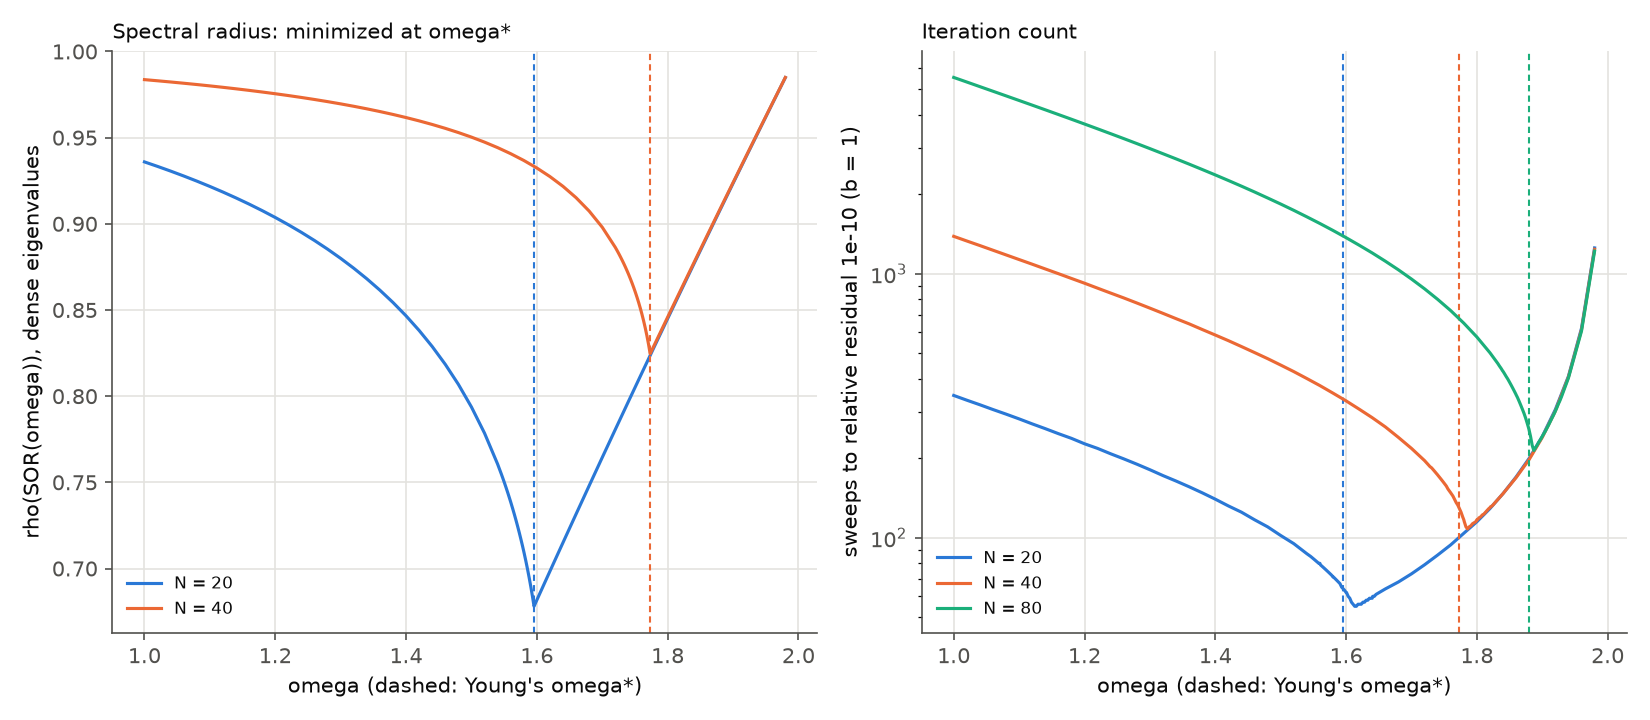

Write Python code to recreate this figure.
"""Figure for chunk 5: SOR as a function of omega.

Left: rho_dense = rho(SOR(omega)) at N = 20 and 40 (coarse and fine grids merged), with a vertical line at each
omega*. Right: iterations_ones (b = 1, rtol 1e-10) against omega for every N in the CSV.
Reads results/e05_omega_sweep.csv only.
    python figures/f05_omega.py [--results DIR] [--outdir DIR]
"""
import argparse
import pathlib

import matplotlib

matplotlib.use("Agg")
import matplotlib.pyplot as plt
import pandas as pd

INK, MUTED, GRID = "#0b0b0b", "#52514e", "#e4e3df"
COLORS = {20: "#2a78d6", 40: "#eb6834", 80: "#1baf7a"}  # categorical slots 1-3


def style(ax):
    ax.grid(color=GRID, linewidth=0.8)
    for side in ("top", "right"):
        ax.spines[side].set_visible(False)
    for side in ("left", "bottom"):
        ax.spines[side].set_color(MUTED)
    ax.tick_params(colors=MUTED)


def main():
    parser = argparse.ArgumentParser()
    parser.add_argument("--results", default="results")
    parser.add_argument("--outdir", default="figures")
    args = parser.parse_args()
    df = pd.read_csv(pathlib.Path(args.results) / "e05_omega_sweep.csv").sort_values("omega")

    fig, (ax1, ax2) = plt.subplots(1, 2, figsize=(11, 4.8), dpi=150)
    for N in sorted(df["N"].unique()):
        d = df[df["N"] == N]
        color = COLORS.get(N, INK)
        w = d["omega_star"].iloc[0]
        if d["rho_dense"].notna().any():
            ax1.plot(d["omega"], d["rho_dense"], color=color, linewidth=1.5, label=f"N = {N}")
            ax1.axvline(w, color=color, linewidth=1, linestyle=(0, (3, 2)))
        ax2.plot(d["omega"], d["iterations_ones"], color=color, linewidth=1.5, label=f"N = {N}")
        ax2.axvline(w, color=color, linewidth=1, linestyle=(0, (3, 2)))
    style(ax1)
    ax1.set_xlabel("omega (dashed: Young's omega*)", color=INK)
    ax1.set_ylabel("rho(SOR(omega)), dense eigenvalues", color=INK)
    ax1.set_title("Spectral radius: minimized at omega*", color=INK, fontsize=10, loc="left")
    ax1.legend(frameon=False, fontsize=8, labelcolor=INK)
    style(ax2)
    ax2.set_yscale("log")
    ax2.set_xlabel("omega (dashed: Young's omega*)", color=INK)
    ax2.set_ylabel("sweeps to relative residual 1e-10 (b = 1)", color=INK)
    ax2.set_title("Iteration count", color=INK, fontsize=10, loc="left")
    ax2.legend(frameon=False, fontsize=8, labelcolor=INK)
    fig.tight_layout()
    outdir = pathlib.Path(args.outdir)
    outdir.mkdir(parents=True, exist_ok=True)
    path = outdir / "f05_omega.png"
    fig.savefig(path)
    print(f"wrote {path}")


if __name__ == "__main__":
    main()
